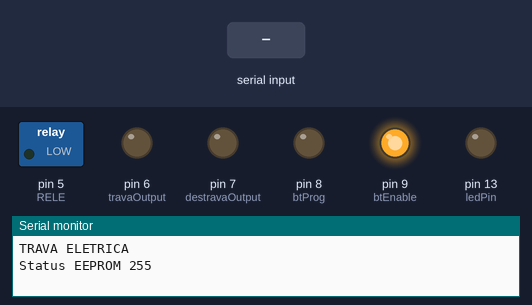
A sketch run on a simulated Arduino Pro Mini, built with avr-gcc and run on an emulated ATmega328P. Shown: switched loads named in the sketch (green lamp = pin HIGH), output pins drawn as LEDs (lit = HIGH), the last lines printed to the serial monitor. Inputs (shaded band) come from the test bench. The modem accepts every AT command (registered, SIM ready, sends succeed) and sends nothing else.

Above: at 1.4 s.
1.5 s: "AT+NAME=\n" received over the second serial link
At 1.9 s:
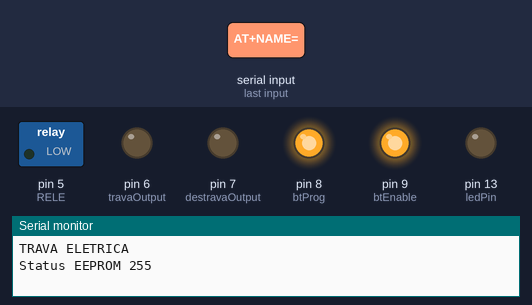
7.5 s: "AT+PSWD=\n" received over the second serial link
At 10.8 s:
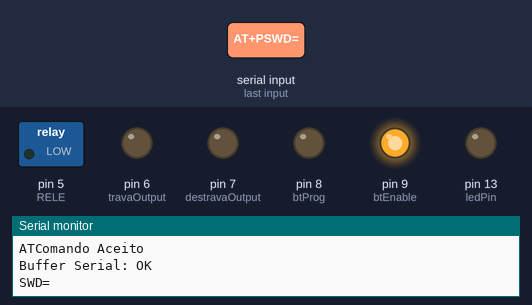
Timing chart, 0 to 12.3 s (numbered marks = the images above; inputs shaded):
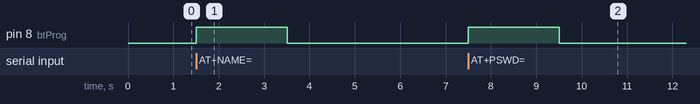

Measured:
- after the input at 1.5 s, pin 8 (btProg): LOW → HIGH at once, → LOW 2.0 s later
- after the input at 7.5 s, pin 8 (btProg): LOW → HIGH at once, → LOW 2.0 s later

The sketch:

controleRemoto.ino
```cpp
#include <EEPROM.h>

#include <SoftwareSerial.h>
  SoftwareSerial mySerial(10, 11); // RX, TX

//******** Constantes ************
  //const int bSize = 20;//Tamanho do buffer serial

//*********  Variaveis Globais ********

  //EEPROM ADDRESS
  int addr = 0;
  boolean btConnected = false;
  boolean salvaStatus = false;
  int statusTrava = 0;// 1 é travado, 0 é destravado
  char bufferserial[40];
  int serialCountBuffer = 0;
  int i=0;
  const int btEnable = 9;       //define pino bluetooth enable
  const int travaOutput = 6;    //define pino saida Trava
  const int destravaOutput = 7; //define pino saida Destrava
  const int RELE = 5;           //define pino saida RELE
  const int btProg = 8;         //define pino saida btProg(bt pin34)
  //int btStatus =
  const int ledPin = 13;        //Led placa arduino pro mini
  const int REMOTE_CONTROL_TYPE = 100;//Hardware = Remote Control Car
  const int RELAY_TYPE = 101;//Hardware = Rele
  const int RESERVED1 = 102;//Hardware = Reservado1
  const int RESERVED2 = 103;//Hardware = Reservado2
  const int RESERVED3 = 104;//Hardware = Reservado3
  const int RESERVED4 = 105;//Hardware = Reservado4
  const int RESERVED5 = 106;//Hardware = Reservado5
  const int RESERVED6 = 107;//Hardware = Reservado6
  const int RESERVED7 = 108;//Hardware = Reservado7
  const int RESERVED8 = 109;//Hardware = Reservado8
  const int RESERVED9 = 110;//Hardware = Reservado9
  const int RESERVED10 = 111;//Hardware = Reservado10
  int tipoDeHardware = 101;//tipo de hardware default


void setup() {

  /******* Config Pins **********/
  //pinMode(btStatus, INPUT);         // set pin to input
  pinMode(travaOutput, OUTPUT);     //set pin as output
  pinMode(destravaOutput, OUTPUT);  //set pin as output
  pinMode(ledPin, OUTPUT);          //set pin as output
  pinMode(RELE, OUTPUT);            //set pin as output
  pinMode(btEnable, OUTPUT);        //set pin as output
  pinMode(btProg, OUTPUT);          //set pin as output

  /****** Init Pins *********/
  digitalWrite(travaOutput, LOW);
  digitalWrite(destravaOutput, LOW);
  digitalWrite(btEnable, HIGH);
  digitalWrite(RELE, LOW);
  digitalWrite(btProg, LOW);
  digitalWrite(ledPin, LOW);

  Serial.begin(115200);
  Serial.println("TRAVA ELETRICA");

  //Le contHorimetro da EEPROM
  addr = 0;
  statusTrava = (EEPROM.read(addr));
  Serial.print("Status EEPROM ");
  Serial.println(statusTrava);


  // set the data rate for the SoftwareSerial port
  mySerial.begin(9600);
  delay(200);
}

void loop() {

  if(salvaStatus){//Salva status da tranca caso bateria seja desligada
    //incrementa e salva status da trava
    //Serial.println(horimetro);
    EEPROM.write(addr,statusTrava);

  }

  while (mySerial.available()) {
      //Le byte da serial Bluetooth
      bufferserial[serialCountBuffer]=mySerial.read();
      //Verifica se o byte é fim de string(\n) ou se estourou o buffer serial
      if(bufferserial[serialCountBuffer]==10 || serialCountBuffer>40){
        for(i=0;i<serialCountBuffer;i++){
          //Verifica comandos via bluetooth
          //Comando TRAVA
          if(bufferserial[i]=='C' && bufferserial[i+1]=='M' && bufferserial[i+2]=='L'){
             Serial.println("Comando TRAVA");
             pulsoTrava();
          //Comando DESTRAVA
          }else if(bufferserial[i]=='C' && bufferserial[i+1]=='M' && bufferserial[i+2]=='U'){
             Serial.println("Comando DESTRAVA");
             pulsoDestrava();
          //Resposta OK do HC-05
          }else if(bufferserial[i]=='O' && bufferserial[i+1]=='K'){
             Serial.println("ATComando Aceito");
             mySerial.print("ATComando Aceito");
          }else if(bufferserial[i]=='C' && bufferserial[i+1]=='M' && bufferserial[i+2]=='B'){
             Serial.println("Comando BUZINA");
             comandoBuzina();
          //Questiona tipo de hardware
          }else if(bufferserial[i]=='C' && bufferserial[i+1]=='M' && bufferserial[i+2]=='Q'){
             Serial.println("Comando QUESTIONA");
             comandoQuestiona();
          }
        }
        //Comando troca de nome do módulo bluetooth
        String mBufferserail = bufferserial;
        if(mBufferserail.substring(0,8)=="AT+NAME="){
//          Serial.print("Buffer Serial Sub: ");
//          Serial.print(mBufferserail.substring(8));
            btProgMode();
            for(i=0;i<serialCountBuffer;i++){
              mySerial.print(bufferserial[i]);
              //Serial.print(bufferserial[i]);
            }
          mySerial.println();
          delay(1000);
          btNormalMode();
        }else if(mBufferserail.substring(0,8)=="AT+PSWD="){
          Serial.print("Buffer Serial Sub: ");
          Serial.print(mBufferserail.substring(8));
            btProgMode();
            for(i=0;i<serialCountBuffer;i++){
              mySerial.print(bufferserial[i]);
              Serial.print(bufferserial[i]);
            }
          mySerial.println();
          delay(1000);
          btNormalMode();
        }
        serialCountBuffer=0;
        Serial.print("Buffer Serial: ");
        Serial.print(bufferserial);
      }else{
        serialCountBuffer++;
      }
       //Serial.write(mySerial.read());
    }
    //verifica se chegou dados na serial Arduino
    if (Serial.available()) {
      Serial.print("echo:");
      mySerial.write(Serial.read());
    }
}

void pulsoTrava(){
  digitalWrite(ledPin, HIGH);
  digitalWrite(travaOutput, HIGH);
  delay(500);
  digitalWrite(ledPin, LOW);
  digitalWrite(travaOutput, LOW);
}

void pulsoDestrava(){
  digitalWrite(ledPin, HIGH);
  digitalWrite(destravaOutput, HIGH);
  delay(500);
  digitalWrite(ledPin, LOW);
  digitalWrite(destravaOutput, LOW);
}

void comandoBuzina(){
  digitalWrite(ledPin, HIGH);
  digitalWrite(RELE, HIGH);
  delay(2000);
  digitalWrite(RELE, LOW);
  digitalWrite(ledPin, LOW);
}

void comandoQuestiona(){
  digitalWrite(ledPin, HIGH);
  delay(200);
  addr = 10;
  tipoDeHardware = (EEPROM.read(addr));
  Serial.print("Tipo de Hardware ");
  Serial.println(tipoDeHardware);
  mySerial.print(tipoDeHardware);
  digitalWrite(ledPin, LOW);
}

void btProgMode(){
  digitalWrite(btProg,HIGH);
  delay(1000);
}

void btNormalMode(){
  digitalWrite(btProg,LOW);
  delay(500);
}
```
